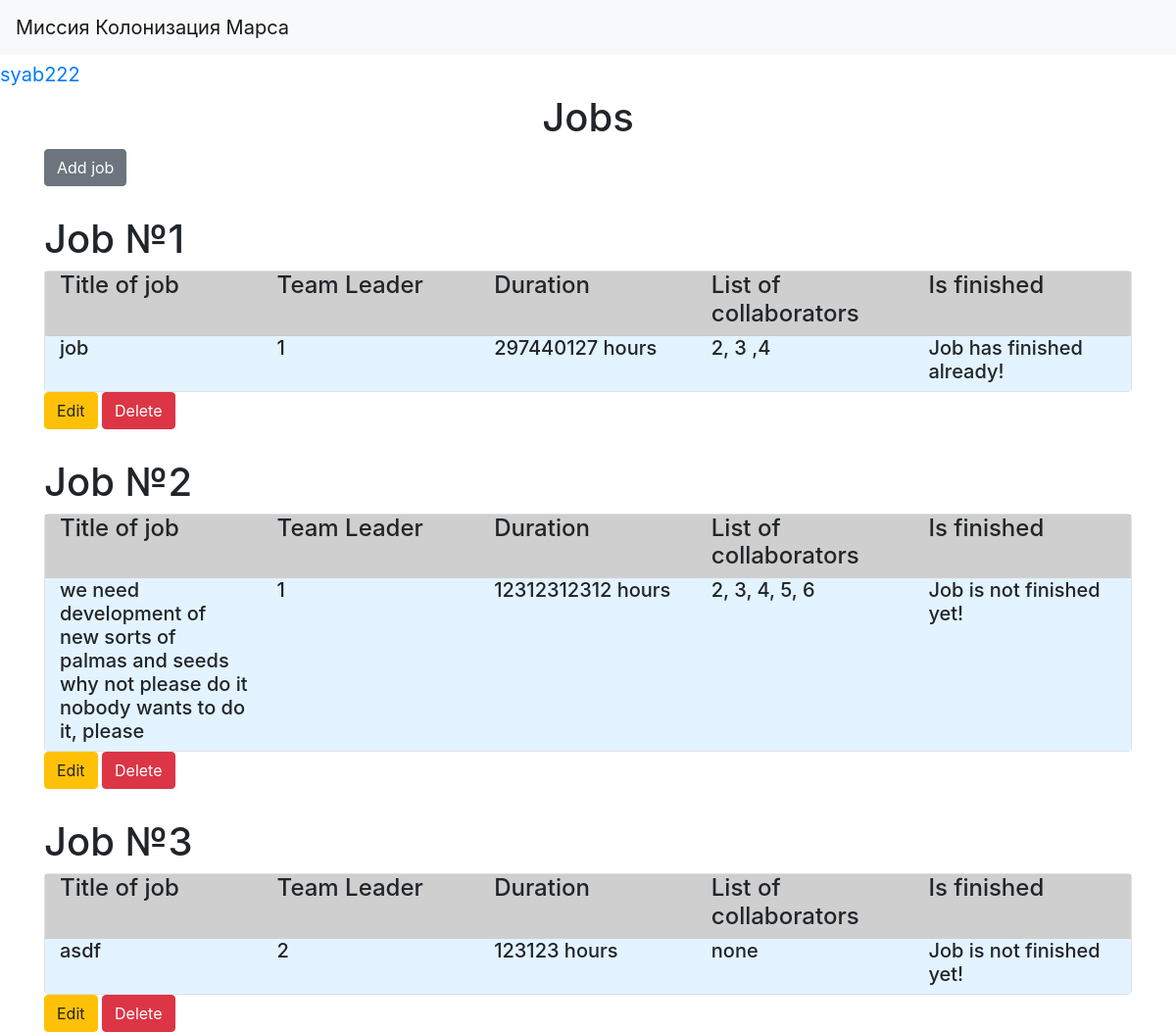
The page / (signed in) on the database its author committed.
### data/users.py (models this page shows, shortened)
class User(SqlAlchemyBase, UserMixin):
    __tablename__ = 'users'
    id = sqlalchemy.Column(sqlalchemy.Integer,
                           primary_key=True, autoincrement=True)
    name = sqlalchemy.Column(sqlalchemy.String, nullable=True)
    about = sqlalchemy.Column(sqlalchemy.String, nullable=True)
    email = sqlalchemy.Column(sqlalchemy.String,
                              index=True, unique=True, nullable=True)
    hashed_password = sqlalchemy.Column(sqlalchemy.String, nullable=True)
    created_date = sqlalchemy.Column(sqlalchemy.DateTime,
                                     default=datetime.datetime.now)
    jobs = orm.relation("Jobs", back_populates='user')

### data/jobs.py (models this page shows)
class Jobs(SqlAlchemyBase):
    __tablename__ = 'jobs'
    id = sqlalchemy.Column(sqlalchemy.Integer,
                           primary_key=True, autoincrement=True)
    team_leader = sqlalchemy.Column(sqlalchemy.Integer,
                                    sqlalchemy.ForeignKey("users.id"),
                                    nullable=True)
    job = sqlalchemy.Column(sqlalchemy.String, nullable=True)
    work_size = sqlalchemy.Column(sqlalchemy.Integer, nullable=True)
    collaborators = sqlalchemy.Column(sqlalchemy.String, nullable=True)
    start_date = sqlalchemy.Column(sqlalchemy.String, nullable=True)
    end_date = sqlalchemy.Column(sqlalchemy.String, nullable=True)
    is_finished = sqlalchemy.Column(sqlalchemy.Boolean, default=False)
    user = orm.relation('User')

### main.py (the view)
@app.route("/")
def index():
    db_sess = db_session.create_session()
    jobs = db_sess.query(Jobs)
    return render_template("index.html", jobs=enumerate(jobs))

### data/db_session.py (called while the page is built)
def create_session() -> Session:
    global __factory
    return __factory()

### main.py (called while the page is built)
@login_manager.user_loader
def load_user(user_id):
    db_sess = db_session.create_session()
    return db_sess.query(User).get(user_id)

### templates/index.html
{% extends "base.html" %}
{% block content %}
    <h1 style="text-align: center;">Jobs</h1>
    {% if current_user.is_authenticated %}
        <a href="addjob" class="btn btn-secondary">Add job</a>
    {% endif %}
    {% for item in jobs%}
        <div class="all"  style="margin-top: 30px;">
            <h1>Job №{{ item[0] + 1 }}</h1>
            <div class="col-md6 border rounded">
                <div class="container">
                    <div class="row align-items-start" style="background-color: #cfcfcf">
                        <div class="col">
                            <h4>Title of job</h4>
                        </div>
                        <div class="col">
                            <h4>Team Leader</h4>
                        </div>
                        <div class="col">
                             <h4>Duration</h4>
                        </div>
                        <div class="col">
                            <h4>List of collaborators</h4>
                        </div>
                        <div class="col">
                            <h4>Is finished</h4>
                        </div>
                    </div>
                    <div class="row align-items-start" style="background-color: #e3f3ff;">
                        <div class="col">
                            <h5>{{ item[1].job }}</h5>
                        </div>
                        <div class="col">
                            <h5>{{ item[1].team_leader }}</h5>
                        </div>
                        <div class="col">
                            <h5>{{ item[1].work_size }} hours</h5>
                        </div>
                        <div class="col">
                           <h5>{{ item[1].collaborators }}</h5>
                        </div>
                        {% if item[1].is_finished == False %}
                            <div class="col">
                                <h5>Job is not finished yet!</h5>
                            </div>
                        {% else %}
                            <div class="col">
                                <h5>Job has finished already!</h5>
                            </div>
                        {% endif %}
                    </div>
                </div>
            </div>
            {% if current_user.is_authenticated and (current_user == item[1].user or current_user.id == 1) %}
                <div>
                    <a href="/edit_job/{{ item[1].id }}" class="btn btn-warning" role="button">
                        Edit
                    </a>
                    <a href="/delete_job/{{ item[1].id }}" class="btn btn-danger">
                        Delete
                    </a>
                </div>
            {% endif %}
        </div>
    {% endfor %}
{% endblock %}

### templates/base.html (shortened to what this page needs)
<!doctype html>
<html lang="en">
<head>
    <link rel="stylesheet"
          href="https://stackpath.bootstrapcdn.com/bootstrap/4.4.1/css/bootstrap.min.css"
>
</head>
<body>
<header>
    <nav class="navbar navbar-light bg-light">
        <a class="navbar-brand" href="#">Миссия Колонизация Марса</a>
    </nav>
    {% if current_user.is_authenticated %}
        <a class="navbar-brand" href="/logout">{{ current_user.name }}</a>
    {% else %}
        <p>
            <a class="btn btn-primary " href="/register">Registration</a>
            <a class="btn btn-success" href="/login">Log in</a>
        </p>
    {% endif %}
</header>
<main role="main" class="container">
    {% block content %}{% endblock %}
</main>
</body>
</html>

### rows shown on the page
User: name "syab222"
Jobs: item "1", job "job", team_leader "1", work_size "297440127", collaborators "2, 3 ,4", is_finished "Job has finished already!"
Jobs: item "2", job "we need development of new sorts of palmas and seeds why not please do it nobody wants to do it, please", team_leader "1", work_size "12312312312", collaborators "2, 3, 4, 5, 6", is_finished "Job is not finished yet!"
Jobs: item "3", job "asdf", team_leader "2", work_size "123123", collaborators "none", is_finished "Job is not finished yet!"
